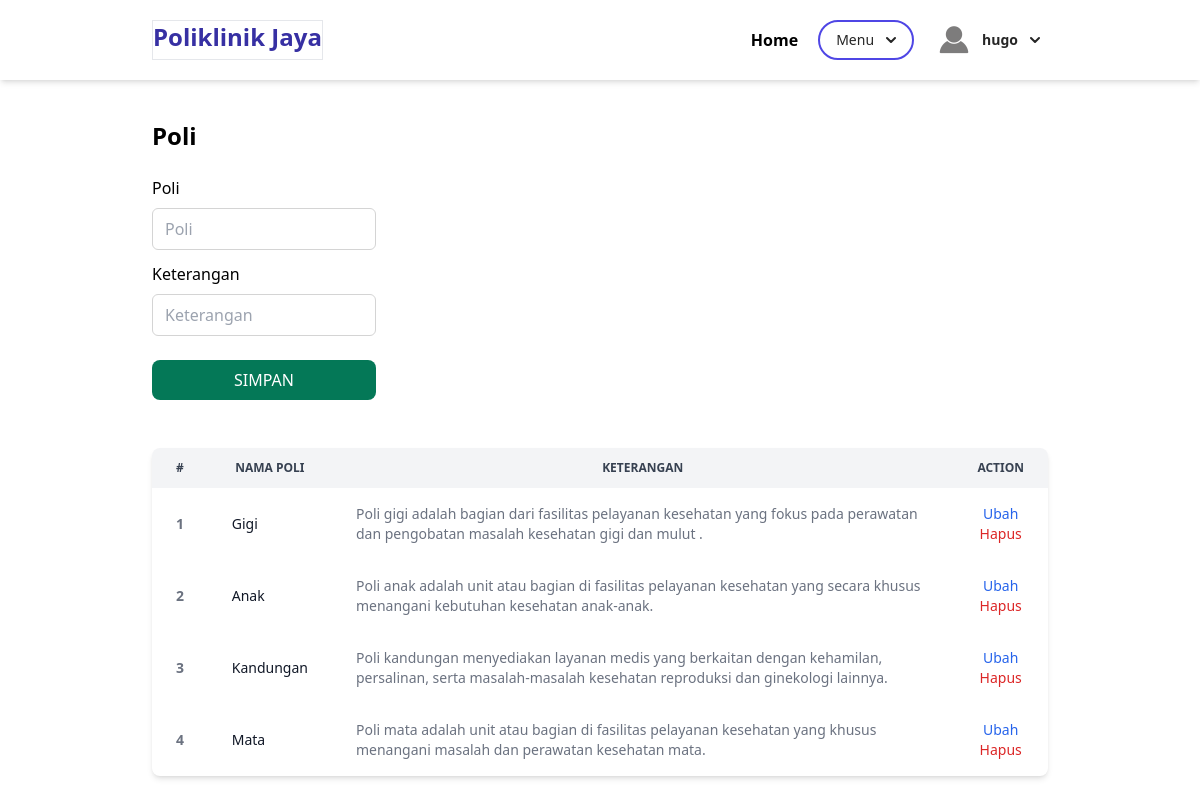
/admin/index.php?page=poli (signed in), run on the app's committed database.
### tables this page shows
CREATE TABLE `poli` (
  `id` int(11) NOT NULL,
  `nama_poli` varchar(25) NOT NULL,
  `ket` text NOT NULL
);

### admin/poli.php (the view, shortened to what this page needs)
<section class="container mx-auto mt-10">
    <h2 class="font-bold text-2xl">Poli</h2>
    <br>
    <div>
        <form class="form flex flex-col w-1/4 gap-3" method="POST" action="" name="myForm" onsubmit="return(validate());">
            <?php
$nama_poli = '';
$ket = '';
    ?>
            <div class="flex flex-col gap-2">
                <label for="inputPoli" class="form-label fw-bold">
                    Poli
                </label>
                <div>
                    <input type="text" class="form-control w-full border border-neutral-300 rounded-md" name="nama_poli" id="inputPoli" placeholder="Poli" value="<?php echo $nama_poli ?>">
                </div>
            </div>
            <div class="flex flex-col gap-2">
                <label for="inputKet" class="form-label fw-bold">
                    Keterangan
                </label>
                <div>
                    <input type="text" class="form-control w-full border border-neutral-300 rounded-md" name="ket" id="inputKet" placeholder="Keterangan" value="<?php echo $ket ?>">
                </div>
            </div>
            <div class="row mt-3">
                <div class=col>
                    <button type="submit" class="bg-emerald-700 hover:bg-emerald-800 uppercase text-white w-full py-2 rounded-lg" name="simpan">Simpan</button>
                </div>
            </div>
        </form>
        <br>
        <br>
        <div class="relative overflow-x-auto shadow-md sm:rounded-lg">
            <table class="w-full text-sm text-gray-500">
                <thead class="text-xs text-gray-700 uppercase bg-gray-100">
                    <tr>
                        <th scope="col" class="px-6 py-3">
                            #
                        </th>
                        <th scope="col" class="px-6 py-3">
                            Nama Poli
                        </th>
                        <th scope="col" class="px-6 py-3 w-[800px]">
                            Keterangan
                        </th>
                        <th scope="col" class="px-6 py-3">
                            Action
                        </th>
                    </tr>
                </thead>
                <tbody>
                    <?php
$result = mysqli_query($mysqli, "SELECT * FROM poli");
$no = 1;
while ($data = mysqli_fetch_array($result)) {
    ?>
                        <tr>
                            <th scope="row"><?php echo $no++ ?></th>
                            <td class="px-6 py-4 text-left font-medium text-gray-900 whitespace-nowrap"><?php echo $data['nama_poli'] ?></td>
                            <td class="px-6 py-4 text-left"><?php echo $data['ket'] ?></td>
                            <td class="px-6 py-4 text-center">
                                <a class="font-medium text-blue-600 hover:underline" href="index.php?page=poli&id=<?php echo $data['id'] ?>">Ubah</a>
                                <a class="font-medium text-red-600 hover:underline" href="index.php?page=poli&id=<?php echo $data['id'] ?>&aksi=hapus">Hapus</a>
                            </td>
                        </tr>
                    <?php
}
?>
                </tbody>
            </table>
        </div>
</section>

### data on the page
poli: nama_poli "Gigi", ket "Poli gigi adalah bagian dari fasilitas pelayanan kesehatan yang fokus pada perawatan dan pengobatan masalah kesehatan gigi dan mulut ."
poli: nama_poli "Anak", ket "Poli anak adalah unit atau bagian di fasilitas pelayanan kesehatan yang secara khusus menangani kebutuhan kesehatan anak-anak."
poli: nama_poli "Kandungan", ket "Poli kandungan menyediakan layanan medis yang berkaitan dengan kehamilan, persalinan, serta masalah-masalah kesehatan reproduksi dan ginekologi lainnya."
poli: nama_poli "Mata", ket "Poli mata adalah unit atau bagian di fasilitas pelayanan kesehatan yang khusus menangani masalah dan perawatan kesehatan mata."

### other printed values
$_SESSION['username'] "hugo"
